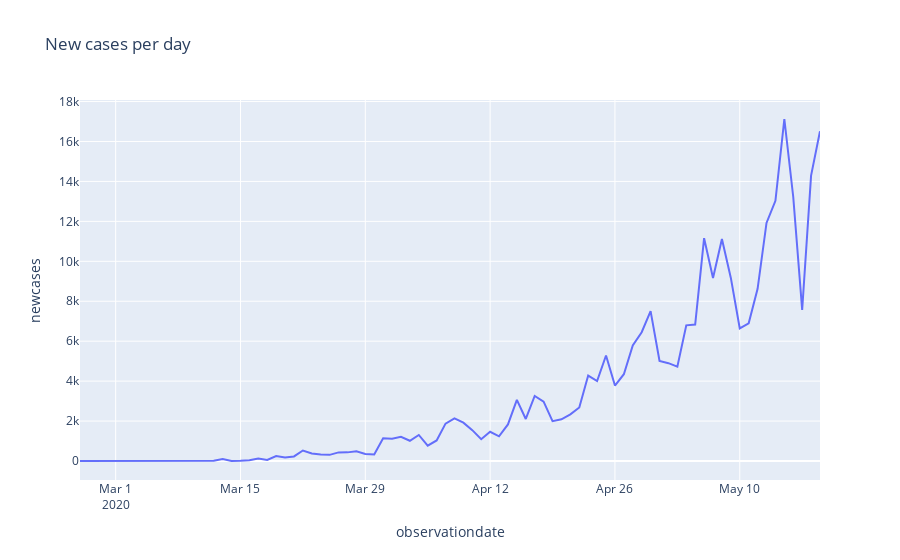

Source (notebook cell):
### Code cell
#Creating a new columns in order to see the increasing rate of confirmed cases
Brazil['newcases']=list(map(
    lambda x: 0 if (x==0) else Brazil['confirmed'].iloc[x]-Brazil['confirmed'].iloc[x-1],
    np.arange(Brazil.shape[0])
))
px.line(Brazil,'observationdate','newcases',title='New cases per day')
